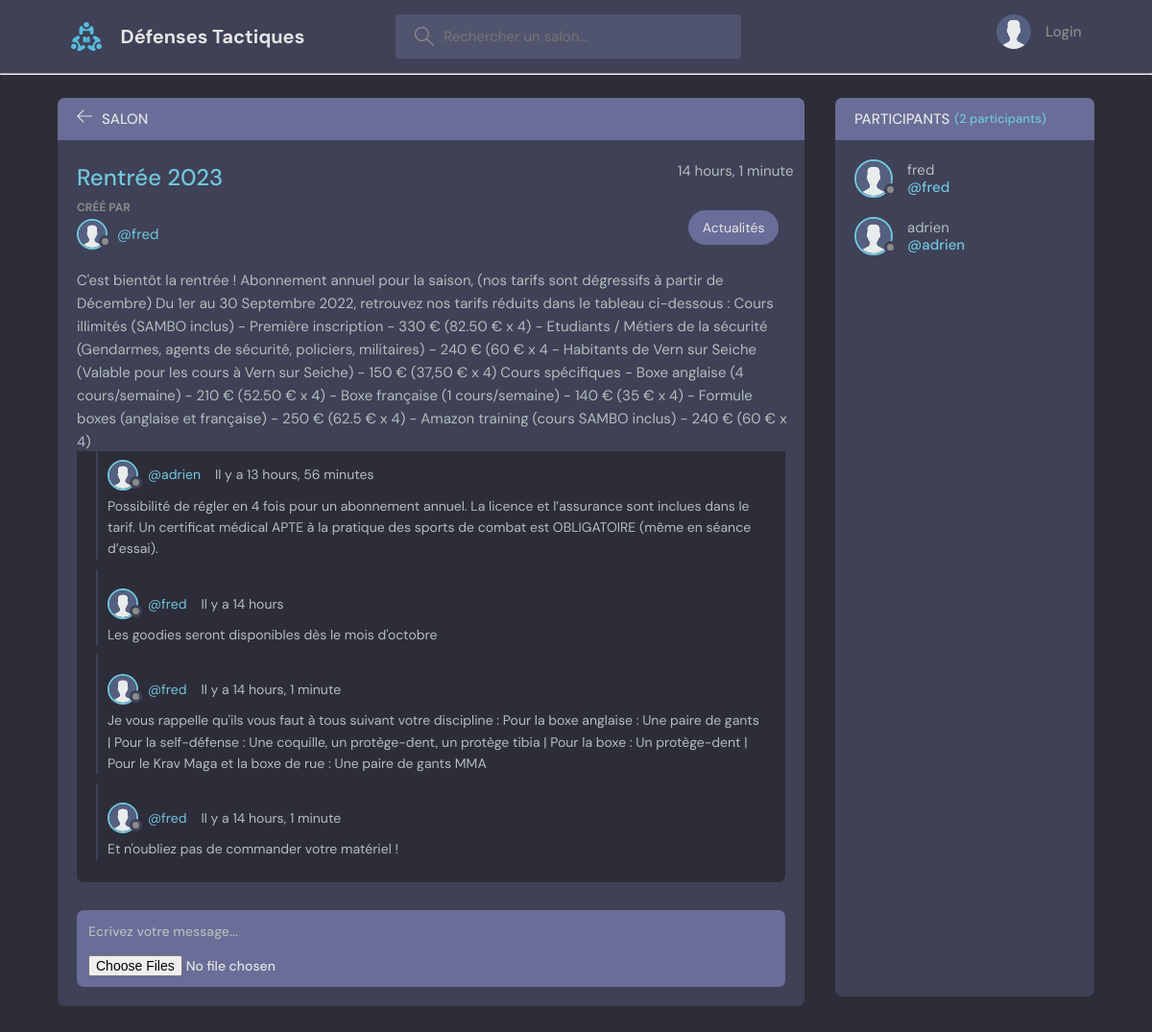
/room/24/, run on an earlier commit of the app's database.
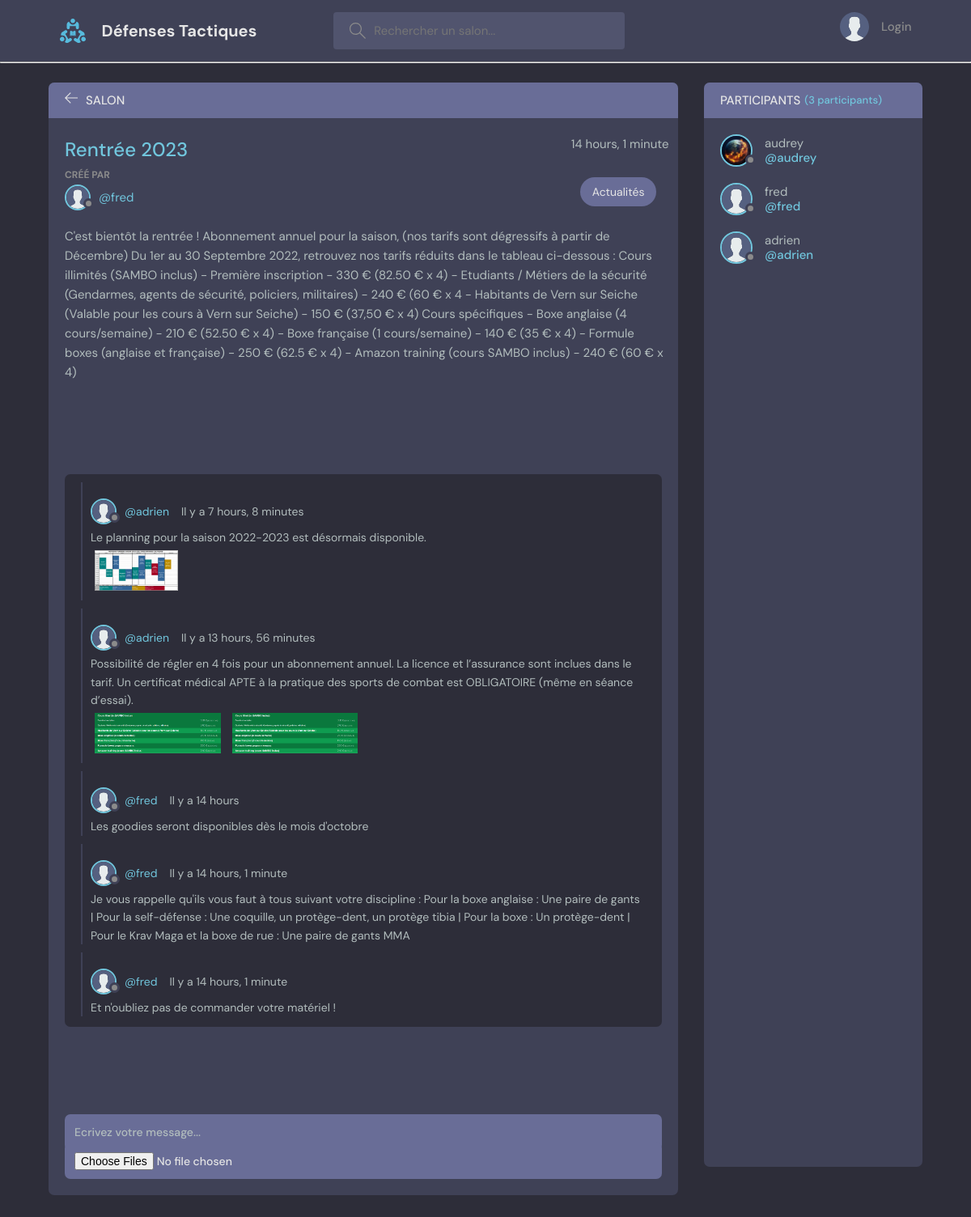
And on a later commit of the database.
### base/models.py (models this page shows, shortened)
class Room(models.Model):
    host = models.ForeignKey(User, null=True, on_delete=models.SET_NULL)
    topic = models.ForeignKey(Topic, null=True, on_delete=models.SET_NULL)
    name = models.CharField(max_length=200)
    description = models.TextField(null=True, blank=True)
    participants = models.ManyToManyField(User, related_name='participants', blank=True)
    created = models.DateTimeField(auto_now_add=True)
    updated = models.DateTimeField(auto_now=True)
    class Meta:
        ordering = ['-updated', '-created']

class User(AbstractUser):
    name = models.CharField(unique=True, max_length=200, null=True)
    username = models.CharField(unique=True, max_length=200, null=True)
    email = models.EmailField(unique=True, null=True)
    bio = models.TextField(null=True)
    avatar = models.ImageField(null=True, default="avatar.svg")
    USERNAME_FIELD = 'email'
    REQUIRED_FIELDS = ['username']

class Topic(models.Model):
    name = models.CharField(max_length=200)
    def __str__(self):
        return self.name

class Message(models.Model):
    user = models.ForeignKey(User, on_delete=models.CASCADE)
    room = models.ForeignKey(Room, on_delete=models.CASCADE)
    body = models.TextField()
    images = models.ManyToManyField(ImageModel, related_name='images', blank=True)
    created = models.DateTimeField(auto_now_add=True)
    updated = models.DateTimeField(auto_now=True)
    class Meta:
        ordering = ['-created']

class ImageModel(models.Model):
    image = models.ImageField(default=None, null=True, blank=True)

### base/views.py (the view, shortened to what this page needs)
# urls.py: path('room/<str:pk>/', views.room, name="room"),
def room(request, pk):
    room = Room.objects.get(id=pk)
    room_messages = room.message_set.all()
    participants = room.participants.all()
    context = { 'room': room, 'room_messages': room_messages, 'participants': participants }
    return render(request, 'base/room.html', context)

### base/templates/base/room.html (shortened to what this page needs)
{% extends 'main.html' %}
{% block content %}
    <main class="profile-page layout layout--2">
      <div class="container">
        <div class="room">
          <div class="room__top">
            <div class="room__topLeft">
              <a href="{% url 'home' %}">
                <svg version="1.1" xmlns="http://www.w3.org/2000/svg" width="32" height="32" viewBox="0 0 32 32">
                  <title>arrow-left</title>
                  <path
                    d="M13.723 2.286l-13.723 13.714 13.719 13.714 1.616-1.611-10.96-10.96h27.625v-2.286h-27.625l10.965-10.965-1.616-1.607z"
                  ></path>
                </svg>
              </a>
              <h3>Salon</h3>
            </div>
          </div>
          <div class="room__box scroll">
            <div class="room__header scroll">
              <div class="room__info">
                <h3>{{ room.name }}</h3>
                <span>{{ room.created|timesince }}</span>
              </div>
              <div class="room__hosted__topics">
                <div>
                  <p>Créé par</p>
                  <a href="{% url 'user-profile' room.host.id %}" class="room__author">
                    <div class="avatar avatar--small">
                      <img src="{{ room.host.avatar.url }}" />
                    </div>
                    <span>@{{ room.host.username }}</span>
                  </a>
                </div>
                <span class="room__topics">{{ room.topic }}</span>
              </div>
              <div class="room__description">{{ room.description }}</div>
            </div>
            <div class="room__conversation">
              <div class="threads scroll">
                {% for message in room_messages %}
                  <div class="thread">
                  <div class="thread__top">
                    <div class="thread__author">
                      <a href="{% url 'user-profile' message.user.id %}" class="thread__authorInfo">
                        <div class="avatar avatar--small">
                          <img src="{{ message.user.avatar.url }}" />
                        </div>
                        <span>@{{ message.user.username }}</span>
                      </a>
                      <span class="thread__date">Il y a {{ message.created|timesince }}</span>
                    </div>
                  </div>
                  <div class="thread__details">
                    {{ message.body }}
                  </div>
                  <div class="room__conversation_message__images">
                    {% for img in message.images.all %}
                      <a href="{{ img.image.url }}" target="_blank">
                        <img src="{{ img.image.url }}" />
                      </a>
                    {% endfor %}
                  </div>
                </div>
                {% endfor %}
              </div>
            </div>
          </div>
          <div class="room__message">
            <form action="" method="POST" enctype="multipart/form-data">
              <input name="body" placeholder="Ecrivez votre message..." />
              <input type="file" name="img" accept="image/*" multiple>
            </form>
          </div>
        </div>
        <div class="participants">
          <h3 class="participants__top">Participants <span>({{ participants.count }} participants)</span></h3>
          <div class="participants__list scroll">
            {% for participant in participants %}
              <a href="{% url 'user-profile' participant.id %}" class="participant">
                <div class="avatar avatar--medium">
                  <img src="{{ participant.avatar.url }}" />
                </div>
                <p>
                  {{ participant.username }}
                  <span>@{{ participant.username  }}</span>
                </p>
              </a>
            {% endfor %}
          </div>
        </div>
      </div>
    </main>
{% endblock %}

### templates/main.html (shortened to what this page needs)
<!DOCTYPE html>
{% load static %}
<html lang="en">
  <head>
    <link rel="stylesheet" href="{% static 'styles/style.css' %}" />
  </head>
  <body>
    {% include 'navbar.html' %}
    {% block content %}
    {% endblock %}
  </body>
</html>

### templates/navbar.html (shortened to what this page needs)
{% load static %}
<header class="header header--loggedIn">
      <div class="container">
        <a href="{% url 'home' %}" class="header__logo">
          <img src="{% static 'images/logo.svg' %}" />
          <h1>Défenses Tactiques</h1>
        </a>
        <form class="header__search" method ="GET" action="{% url 'home' %}">
          <label>
            <input name="q" placeholder="Rechercher un salon..." />
          </label>
        </form>
        <nav class="header__menu">
          {% if request.user.is_authenticated %}
            <div class="header__user">
              <a href="{% url 'user-profile' request.user.id %}">
                <div class="avatar avatar--medium active">
                  <img src="{{ request.user.avatar.url }}" />
                </div>
                <p>{{ request.user.username }}</p>
              </a>
              <button class="dropdown-button">
                <svg version="1.1" xmlns="http://www.w3.org/2000/svg" width="32" height="32" viewBox="0 0 32 32">
                  <title>chevron-down</title>
                  <path d="M16 21l-13-13h-3l16 16 16-16h-3l-13 13z"></path>
                </svg>
              </button>
            </div>
          {% else %}
            <a href="{% url 'login' %}">
              <img src="{% static 'images/avatar.svg' %}" />
              <p>Login</p>
            </a>
          {% endif %}
        </nav>
      </div>
    </header>
<hr>

What changed in the data, as far as the page shows it:
added Message: user.avatar (placeholder picture), user.username "adrien", created "7 hours, 8 minutes", body "Le planning pour la saison 2022-2023 est désormais disponible."
added ImageModel: image (picture), shown under "adrien"
added ImageModel: image (picture), shown under Message "13 hours, 56 minutes"
added ImageModel: image (picture), shown under Message "13 hours, 56 minutes"
now on this page (row edited): User: avatar (picture), username "audrey"
Also different on the page:
{{ participants.count }}: "2" → "3"
